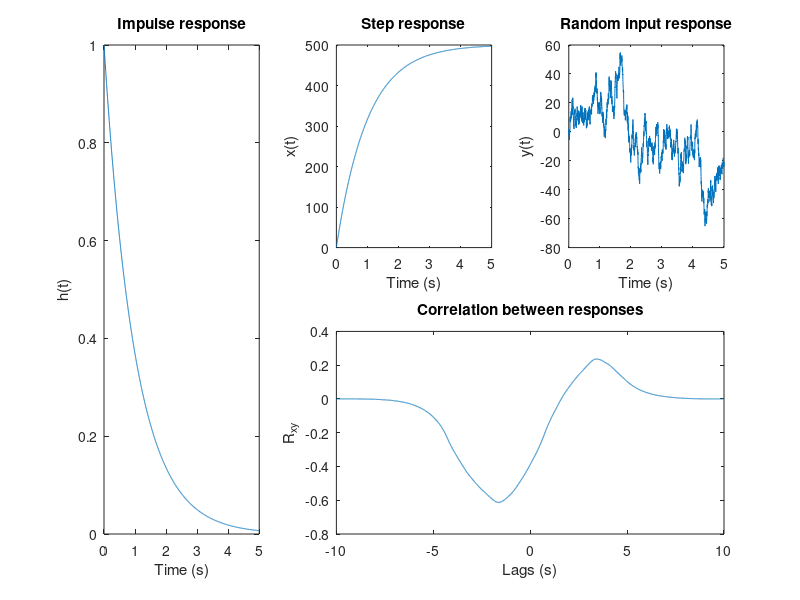

Recreate this plot in MATLAB.
% Example 2.12 Convolution of a first-order system with a step
%% Generate inputs and impulse response
clear all; close all;
% Generate random input as a white Gaussian noise
mu = 0; % mean value
sigma = 2; % variance equals 4
N = 2500; % number of points
rand_in = sigma*randn(N, 1) + mu; %random input
clear mu sigma;

fs = 500; % Sample frequency
t = (0:N-1)/fs; % Time vector [0,5]s
tau = 1; % Time constant

h = exp(-t./tau); % Construct impulse response

step_in = ones(1,N); % Construct step stimulus

%% Generate outputs
step_out = conv(step_in,h); % Get output of step input(convolution)
rand_out = conv(rand_in,h); % Get output of random input (convolution)
[out_corr, lags] = xcorr(step_out, rand_out, 'coeff'); %correlation between outputs
lags = lags/fs; % normalize the lags to time
subplot(1,3,1);
    plot(t,h); % Plot impulse response
    title ('Impulse response');
    xlabel('Time (s)');
    ylabel('h(t)');
subplot(2,3,2);
    plot(t, step_out(1:N)); % Plot 2500 points of the step response 
    title ('Step response');
    xlabel('Time (s)');
    ylabel('x(t)');
subplot(2,3,3);
    plot(t, rand_out(1:N)); % Plot 2500 points of the step response 
    title ('Random input response');
    xlabel('Time (s)');
    ylabel('y(t)');
subplot(2, 3, [5,6]);
    plot(lags, out_corr); % Plot 2500 points of the step response 
    title ('Correlation between responses');
    xlabel('Lags (s)');
    ylabel('R_{xy}');